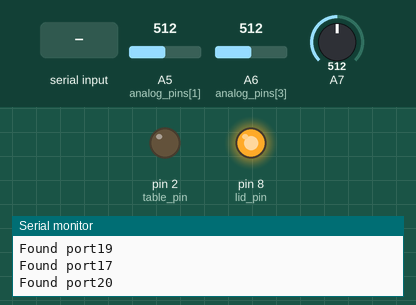
Simulated run of this sketch. Board: Arduino Nano, built with avr-gcc and run on an emulated ATmega328P. Shown: output pins drawn as LEDs (lit = HIGH), the last lines printed to the serial monitor. The test bench sets the inputs (shaded band); at power-on: A6 (analog_pins[3]) = 512, A7 = 512, A5 (analog_pins[1]) = 512.

Above: at 0.8 s.
0.9 s: "90,45\n" received over Serial
At 1.3 s:
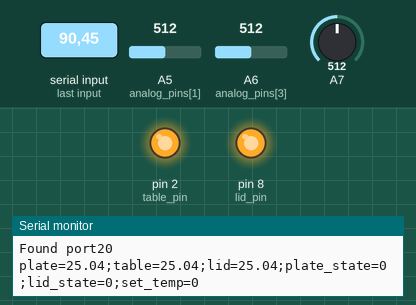
2.9 s: A6 (analog_pins[3]) set to 780
5.9 s: A6 (analog_pins[3]) set to 800
7.4 s: A7 set to 638
10.4 s: A7 set to 664
At 12.2 s:
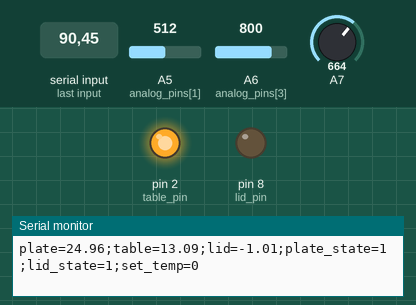
12.5 s: A7 set to 615
15.5 s: A7 set to 605
At 17.4 s:
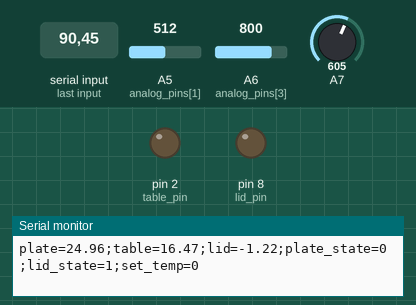
Timing chart, 0 to 18.9 s (numbered marks = the images above; inputs shaded):
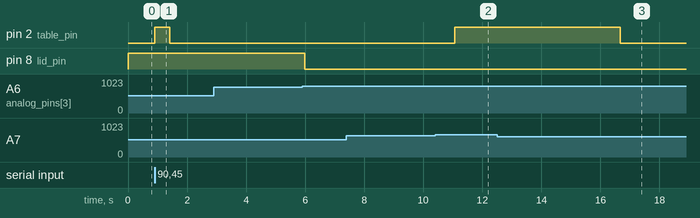

The sketch:

master_reader.ino
```cpp
// Блок инициации переменных
#define B 3950 // B-коэффициент ntc
#define SERIAL_R 100000 // сопротивление последовательного резистора, 102 кОм
#define THERMISTOR_R 100000 // номинальное сопротивления термистора, 100 кОм
#define NOMINAL_T 25 // номинальная температура (при которой TR = 100 кОм)
#define R_ref 890 // Номинальное сопротивление резистора
#define R0 1000 // Номинальное сопротивление термистора
#define alpha 3850 //alpha-коэффициент dtc

float T_plate = 0;
float T_lid = 0;
float T_table = 0;

int plate_last_val = 0;
int lid_last_val = 0;
int table_last_val = 0;

//Блок режимов работы
boolean cold_start=false;
boolean cool=true;
boolean control=false;
boolean start =false;
boolean end_flag = false;
boolean lid_state = false;
boolean plate_state = false;

int table_pin = 2;
int lid_pin = 8;


int time_interval = 600;// Времени на каждую температурную точку в секундах
int set[] ={27,29,31,33,35,37,39};// Установленная температура
int cr_temp[]={30,32,34,36,38,40,42}; // температура поддержания крышки
int t_stol[]={27,29,31,33,35,37,39}; // температура поддержания стола
int temp_index=0; // С какого шага начинается программа


// Функция перевода напрядения для негативного термистора
float volt_to_temp_ntc(int t){
    float tr = 1023.0 / t - 1;
    tr = SERIAL_R / tr;
    float steinhart=0;
    steinhart = tr / THERMISTOR_R; // (R/Ro)
    steinhart = log(steinhart); // ln(R/Ro)
    steinhart /= B; // 1/B * ln(R/Ro)
    steinhart += 1.0 / (NOMINAL_T + 273.15); // + (1/To)
    steinhart = 1.0 / steinhart; // Invert
    steinhart -= 273.15;
    return (steinhart);
}

//функция перевода для прямого термистора
float volt_to_temp_dtc(int phi){
  float R_therm = (float)phi*R_ref/(1023.0 - (float)phi);
  float temp = (R_therm - R0);
  temp/=alpha;
  temp=temp*1000000;
  temp/=R0;
  return temp;
}


uint16_t lowpass_filtr_u16(int input , int *last , int Num){ // Yn = 1/8 Xn + 7/8 Yn-1  ;  FILTR_BITS 3  ->  1/8

    if( Num == 0 ){ return input; }
    if( Num > 15 ){ Num = 15; }

    *last -=((*last) >> Num);   // 7/8 Yn-1
    *last += (uint32_t)(input); // 1/8 Xn

    return (uint16_t)((*last) >> Num);
}


void contorl_of_regimes(){
  if (T_lid<cr_temp[temp_index]+5){
      lid_state = true;
      digitalWrite(lid_pin,LOW);
    }
    else{
      lid_state = false;
      digitalWrite(lid_pin,HIGH);
    }
  if (cold_start){
        plate_state = true;
        digitalWrite(2,HIGH);
    }else if (cool){
        plate_state = false;
        digitalWrite(table_pin,LOW);
    }else if (control){
        plate_state = true;
        digitalWrite(table_pin,HIGH);
    }else{
        plate_state = false;
        digitalWrite(table_pin,LOW);
    }

  if (T_table>(set[temp_index]+3) and cold_start){
        cold_start=false;
        cool=true;
    }else if (cool and T_table<t_stol[temp_index]){
        cool=false;
        control=true;
    }else if (T_plate<t_stol[temp_index]-1 and !cold_start and !cool){
        control=true;
    }else {
        control=false;
    }
}

void time_count(){
  uint32_t sec = millis() / 1000ul;

  if ((sec>=time_interval*(temp_index+1)) && (!end_flag)){
    if (temp_index==4){
      end_flag = true;
      cold_start=false;
      cool=true;
      control =false;
    }
    else{
      temp_index+=1;
      cold_start=true;
      cool=false;
      control=false;}
  }

}

uint8_t analog_pins[] = {A2,A5,A3,A6};
bool pins[]={true,true,true,true};
void setup() {
  // for (int i = 0; i < 4; i++) { //or i <= 4
  //     int k =volt_to_temp_ntc(analog_pins[i]);
  //     if (k<0){
  //       pins[i]=false;

  //     }
//}
    Serial.begin( 9600 );
    for (int i=0;i<4;i++){
      if (pins[i]){
        pinMode(analog_pins[i],INPUT);
        Serial.print("Found port");
        Serial.println(analog_pins[i]);

      }
    }
    pinMode(A7,INPUT);
    pinMode(lid_pin,OUTPUT);
    pinMode(table_pin,OUTPUT);
    digitalWrite(lid_pin, HIGH);
    digitalWrite(table_pin, LOW);

    for (int j = 0; j <20; j++){
      lowpass_filtr_u16(analogRead(A5), &plate_last_val, 2);
      lowpass_filtr_u16(analogRead(A6), &lid_last_val, 2);
      lowpass_filtr_u16(analogRead(A7), &table_last_val, 2);
    }

// Ожидание команды для старта
  while (!start){
    if (Serial.available()>0){
      temp_index = Serial.parseInt();
      start=true;
      cold_start=true;
      cool=false;

    }
    }

  }


// Главный цикл программы
void loop() {

    if (!end_flag){

    T_plate = volt_to_temp_ntc(lowpass_filtr_u16(analogRead(A5), &plate_last_val, 2));
    T_lid = volt_to_temp_ntc(lowpass_filtr_u16(analogRead(A6), &lid_last_val, 2));
    T_table = volt_to_temp_ntc(lowpass_filtr_u16(analogRead(A7), &table_last_val, 2));

    Serial.print("plate=");
    Serial.print(T_plate,2);
    Serial.print(";table=");
    Serial.print(T_table,2);
    Serial.print(";lid=");
    Serial.print(T_lid,2);
    Serial.print(";plate_state=");
    Serial.print(plate_state);
    Serial.print(";lid_state=");
    Serial.print(lid_state);
    Serial.print(";set_temp=");
    Serial.println(set[temp_index]);


    contorl_of_regimes();
    time_count();
    }else{
    Serial.println('termination');
    }
    delay(500);
  }
```

Measured:
- the behaviour switches between 647 and 648 on A7 (found by bisection; images 1 and 2)
- the behaviour switches between 606 and 605 on A7 (found by bisection; images 2 and 3)
- after the input at 0.9 s, pin 2 (table_pin): LOW → HIGH at once, → LOW 0.51 s later
- after the input at 15.5 s, pin 2 (table_pin): HIGH → LOW after 1.2 s
